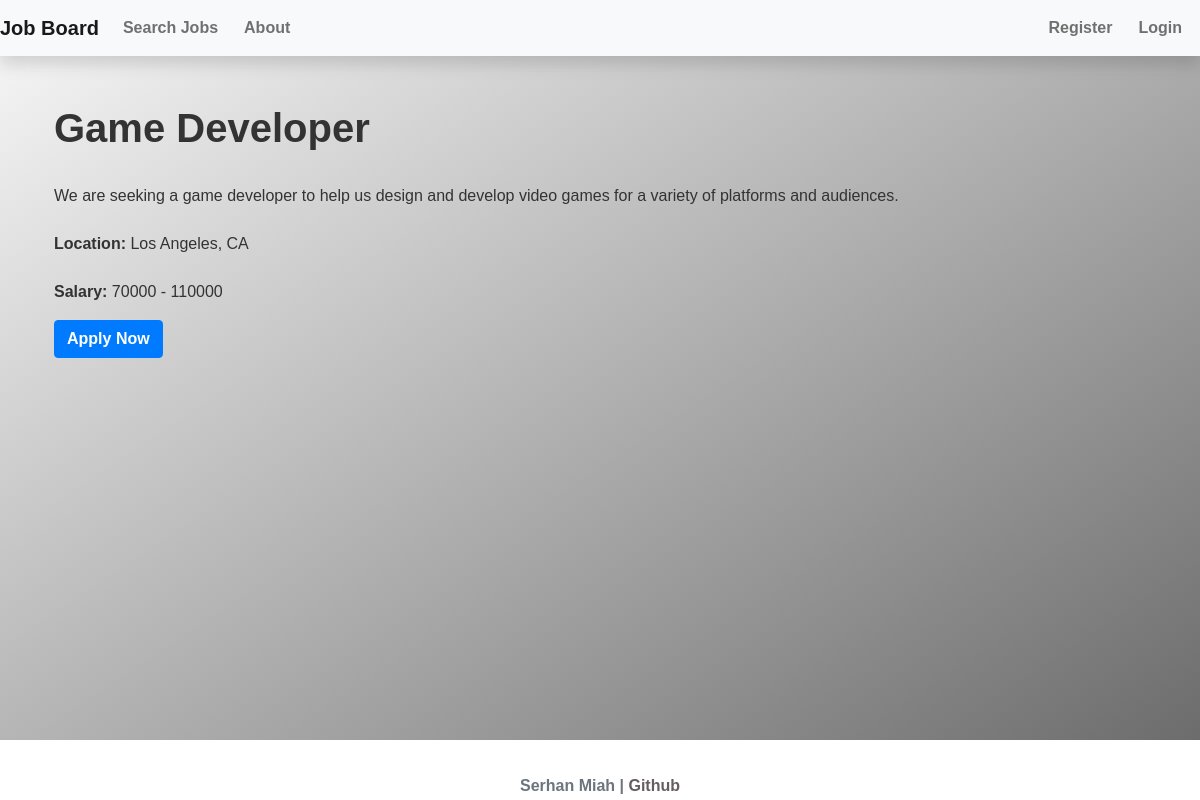
Page /job/15 on the committed database.
### project/models.py (models this page shows, shortened)
class Job(db.Model):
    id = db.Column(db.Integer, primary_key=True)
    title = db.Column(db.String(100), nullable=False)
    company = db.Column(db.String(100), nullable=False)
    description = db.Column(db.String(1000), nullable=False)
    location = db.Column(db.String(100), nullable=False)
    salary_min = db.Column(db.Integer)
    salary_max = db.Column(db.Integer)
    date_posted = db.Column(db.DateTime, nullable=False, default=datetime.utcnow)
    is_active = db.Column(db.Boolean, nullable=False, default=True)
    applicants = db.relationship('Application', backref='job', lazy=True)

### project/job_board/routes.py (the view)
@job_board.route('/job/<int:job_id>')
def job_detail(job_id):
    job = Job.query.get(job_id)
    if not job:
        return abort(404)
    return render_template('job.html', job=job)

### project/templates/job.html (shortened to what this page needs)
{% extends "base.html" %}
{% block content %}
  <div class="container">
    <h1>{{ job.title }}</h1>
    <p>{{ job.description }}</p>
    <p><strong>Location:</strong> {{ job.location }}</p>
    <p><strong>Salary:</strong> {{ job.salary_min }} - {{job.salary_max}}</p>
    <a href="/apply/{{ job.id }}" class="btn btn-primary">Apply Now</a>
  </div>
{% endblock %}

### project/static/style.css (style rules this page uses)
:root { --font-size-base: 16px; --line-height-base: 1.5; }
body { font-family: sans-serif; font-size: var(--font-size-base); line-height: var(--line-height-base); background: linear-gradient(to bottom right, #f9f9f9, #676767); color: #333; height: 100vh; }
h1 { margin-top: 3rem; margin-bottom: 2rem; font-size: 2.5rem; font-weight: 600; }
p { margin-top: 1.5rem; }
a { color: #007bff; text-decoration: none; }
.btn { font-weight: bold; text-align: center; white-space: nowrap; vertical-align: middle; user-select: none; border: 1px solid transparent; padding: 0.375rem 0.75rem; font-size: 1rem; line-height: 1.5; border-radius: 0.25rem; transition: all 0.15s ease-in-out; }
.btn-primary { color: #fff; background-color: #007bff; border-color: #007bff; }

### rows in the picture
Job: title "Game Developer", description "We are seeking a game developer to help us design and develop video games for a variety of platforms and audiences.", location "Los Angeles, CA", salary_min "70000", salary_max "110000"
